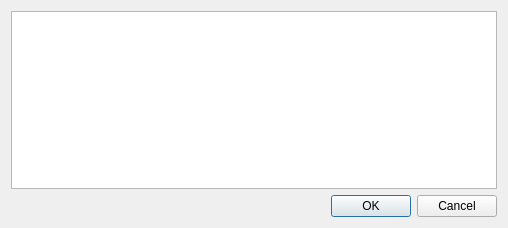
<?xml version="1.0" encoding="UTF-8"?>
<ui version="4.0">
 <class>settingsDialog</class>
 <widget class="QDialog" name="settingsDialog">
  <property name="geometry">
   <rect>
    <x>0</x>
    <y>0</y>
    <width>508</width>
    <height>228</height>
   </rect>
  </property>
  <property name="windowTitle">
   <string>Dialog</string>
  </property>
  <layout class="QVBoxLayout" name="verticalLayout">
   <item>
    <widget class="QTableWidget" name="table_tbl"/>
   </item>
   <item>
    <widget class="QDialogButtonBox" name="buttonBox">
     <property name="orientation">
      <enum>Qt::Horizontal</enum>
     </property>
     <property name="standardButtons">
      <set>QDialogButtonBox::Cancel|QDialogButtonBox::Ok</set>
     </property>
    </widget>
   </item>
  </layout>
 </widget>
 <resources/>
 <connections>
  <connection>
   <sender>buttonBox</sender>
   <signal>accepted()</signal>
   <receiver>settingsDialog</receiver>
   <slot>accept()</slot>
   <hints>
    <hint type="sourcelabel">
     <x>248</x>
     <y>254</y>
    </hint>
    <hint type="destinationlabel">
     <x>157</x>
     <y>274</y>
    </hint>
   </hints>
  </connection>
  <connection>
   <sender>buttonBox</sender>
   <signal>rejected()</signal>
   <receiver>settingsDialog</receiver>
   <slot>reject()</slot>
   <hints>
    <hint type="sourcelabel">
     <x>316</x>
     <y>260</y>
    </hint>
    <hint type="destinationlabel">
     <x>286</x>
     <y>274</y>
    </hint>
   </hints>
  </connection>
 </connections>
</ui>
